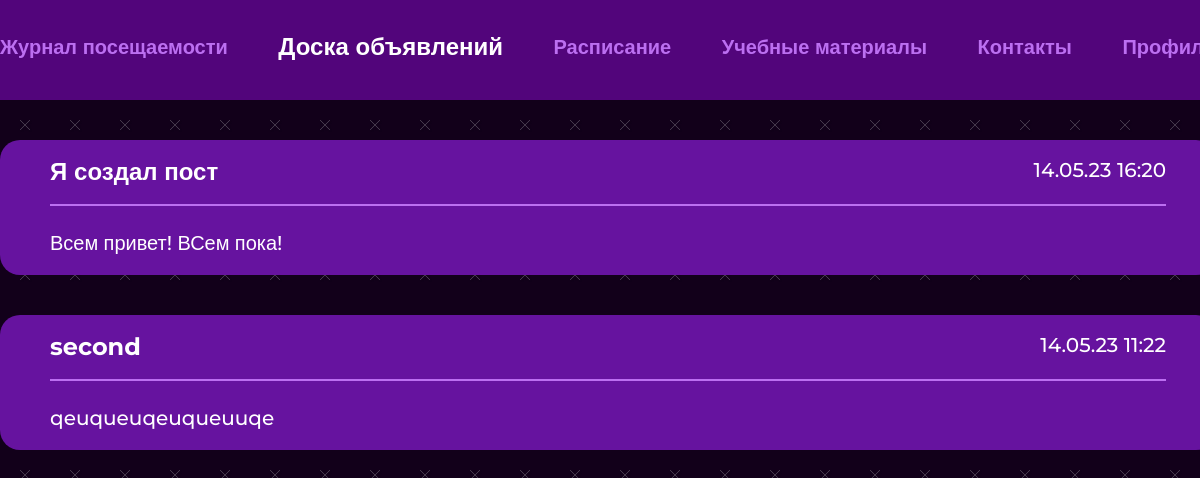
The app's page / (signed in), older data.
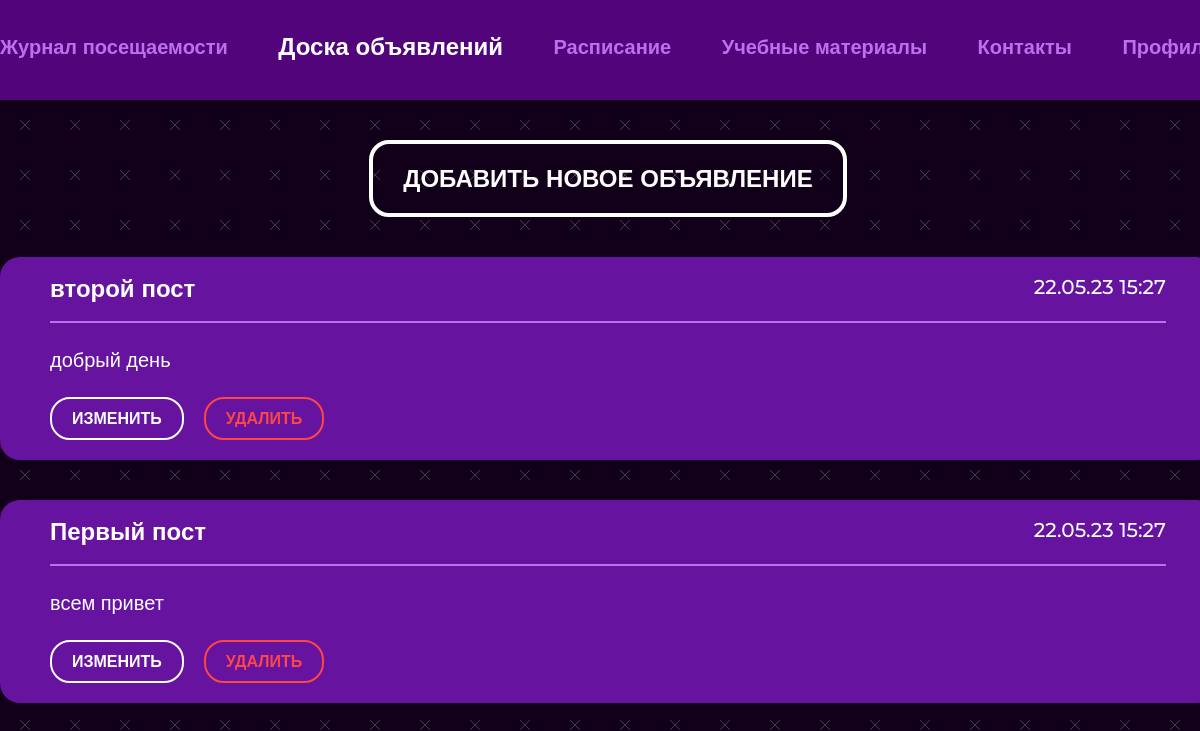
The same page, newer data.
### main/models.py (models this page shows, shortened)
class Post(models.Model):
    title = models.CharField(max_length=100)
    text = models.TextField()
    time = models.DateTimeField(auto_now_add=True)
    room = models.ForeignKey(Room, on_delete=models.CASCADE)

### main/views.py (the view)
# urls.py: path('', views.index, name='index'),
@login_required()
def index(request):
    if request.method == "POST":
        print("board post-requets")
        print("board post-requets")
    cur_student = get_student(request)
    posts = Post.objects.filter(room=cur_student.room).order_by('-time')
    contex = {
        'posts': posts,
        'navbar': 'index',
        'perm': get_perm(cur_student.permission)
    }
    return render(request, "main/index.html", context=contex)

### main/views.py (called while the page is built)
def get_student(request):
    return Student.objects.get(user=request.user)

def get_perm(permission):
    if permission == 0:
        return False
    return True

### main/templates/main/index.html (shortened to what this page needs)
{% extends 'main/base.html' %}
{% load static %}
{% block content %}
        <div class="container">
          <div class="board__container">
            {% if perm %}
            <button name="new" class="btn btn-modal" >ДОБАВИТЬ НОВОЕ ОБЪЯВЛЕНИЕ</button>
            {% endif %}
            {% for elem in posts %}
            <div class="board__cell">
              <div class="board__box">
                <h4 class="board__title">
                  {{ elem.title }}
                </h4>
                <p class="board__date">
                  {{ elem.time|date:"d.m.y" }} {{ elem.time|time:"H:i" }}
                </p>
              </div>
              <p class="board__text">
                  {{ elem.text }}
              </p>
              {% if perm %}
              <div class="board__btns">
                <button class="mini-btn btn-change" data-id="{{ elem.id }}" name="change">ИЗМЕНИТЬ</button>
                <form action="/delete_data" method="post">
                  <input type="submit" class="mini-btn btn-cancel" data-id="{{ elem.id }}" value="УДАЛИТЬ">
                </form>
              </div>
              {% endif %}
            </div>
            {% endfor %}
          </div>
        </div>
{% endblock content%}

### main/templates/main/base.html (shortened to what this page needs)
<!DOCTYPE html>
{% load static %}
<html lang="en">
  <head>
    <link rel="stylesheet" href="https://unicons.iconscout.com/release/v4.0.8/css/line.css">
    <link rel="stylesheet" href="{% static 'main/css/main.css' %}">
    <link
          rel="stylesheet"
          href="https://cdnjs.cloudflare.com/ajax/libs/animate.css/4.1.1/animate.min.css"
    />
  </head>
  <body>
    <div class="wrapper">
      <header class="header">
        <div class="container">
          <div class="header__container">
          <a href="{% url 'log' %}" class="header__link {% if navbar == 'log' or navbar == 'lesson' %} header__selected {% endif %}">Журнал посещаемости</a>
          <a href="{% url 'index' %}" class="header__link {% if navbar == 'index' %} header__selected {% endif %}">Доска объявлений</a>
          <a href="{% url 'timetable' %}" class="header__link {% if navbar == 'timetable' %} header__selected {% endif %}">Расписание</a>
          <a href="{% url 'materials' %}" class="header__link {% if navbar == 'materials' %} header__selected {% endif %}">Учебные материалы</a>
          <a href="{% url 'contacts' %}" class="header__link {% if navbar == 'contacts' %} header__selected {% endif %}">Контакты</a>
          <a href="{% url 'profile' %}" class="header__link {% if navbar == 'profile' %} header__selected {% endif %}">Профиль</a>
          </div>
        </div>
      </header>
      <main class="main">
        {% block content %}{% endblock content%}
      </main>
    </div>
  </body>
</html>

### main/static/main/css/main.css (style rules this page uses)
* { padding: 0; margin: 0; border: 0; }
*, *:before, *:after { -webkit-box-sizing: border-box; box-sizing: border-box; }
nav, footer, header, aside { display: block; }
html, body { width: 100%; line-height: 1; font-size: 16px; -ms-text-size-adjust: 100%; -moz-text-size-adjust: 100%; -webkit-text-size-adjust: 100%; }
input, button, textarea { font-family: inherit; }
button { cursor: pointer; }
a, a:visited { text-decoration: none; }
h1, h2, h3, h4, h5, h6, a { font-size: inherit; }
body { font-family: "Montserrat", sans-serif; background: url("./img/bg.jpg"); background-size: 50px; }
.btn { display: inline-block; padding: 20px 30px; background-color: transparent; border: 4px solid #FFFFFF; border-radius: 20px; font-weight: 700; font-size: 24px; color: #FFFFFF; -webkit-transition: all 0.5s; transition: all 0.5s; cursor: pointer; }
.container { width: 1216px; margin: 0 auto; }
.header { background: #52057B; padding: 35px 0; height: 100px; }
.header__container { display: -webkit-box; display: -ms-flexbox; display: flex; -webkit-box-pack: justify; -ms-flex-pack: justify; justify-content: space-between; -webkit-box-align: center; -ms-flex-align: center; align-items: center; height: 24px; }
.header__link { font-weight: 700; font-size: 20px; color: #BC6FF1; -webkit-transition: all 0.2s ease-in-out; transition: all 0.2s ease-in-out; }
.header__selected { -webkit-transition: all 0.2s ease-in-out; transition: all 0.2s ease-in-out; font-size: 24px; color: #FFFFFF; }
.main { margin: 40px 0; }
.mini-btn { border: 2px solid #FFFFFF; border-radius: 20px; padding: 10px 20px; color: #FFFFFF; font-weight: 700; font-size: 16px; background-color: transparent; -webkit-transition: all 0.5s; transition: all 0.5s; }
.btn-cancel { border: 2px solid #FF4646; color: #FF4646; }
.board__container { display: -webkit-box; display: -ms-flexbox; display: flex; -webkit-box-align: center; -ms-flex-align: center; align-items: center; gap: 40px; -webkit-box-orient: vertical; -webkit-box-direction: normal; -ms-flex-direction: column; flex-direction: column; }
.board__cell { padding: 20px 50px; width: 1216px; background: #66139F; border-radius: 20px; display: -webkit-box; display: -ms-flexbox; display: flex; -webkit-box-orient: vertical; -webkit-box-direction: normal; -ms-flex-direction: column; flex-direction: column; gap: 25px; }
.board__box { display: -webkit-box; display: -ms-flexbox; display: flex; -webkit-box-pack: justify; -ms-flex-pack: justify; justify-content: space-between; padding-bottom: 20px; border-bottom: 2px solid #BC6FF1; }
.board__title { font-weight: 700; font-size: 24px; color: #FFFFFF; }
.board__date { font-weight: 500; font-size: 20px; color: #FFFFFF; }
.board__text { font-weight: 500; font-size: 20px; color: #fff; line-height: 24px; }
.board__btns { display: -webkit-box; display: -ms-flexbox; display: flex; gap: 20px; }

Row changes from the older to the newer data that the page shows:
removed Post: title "Я создал пост", time "14.05.23", time "16:20", text "Всем привет! ВСем пока!"
removed Post: title "second", time "14.05.23", time "11:22", text "qeuqueuqeuqueuuqe"
added Post: title "второй пост", time "22.05.23", time "15:27", text "добрый день"
added Post: title "Первый пост", time "22.05.23", time "15:27", text "всем привет"
Text that changed along with them:
text now shown: "ДОБАВИТЬ НОВОЕ ОБЪЯВЛЕНИЕ"
